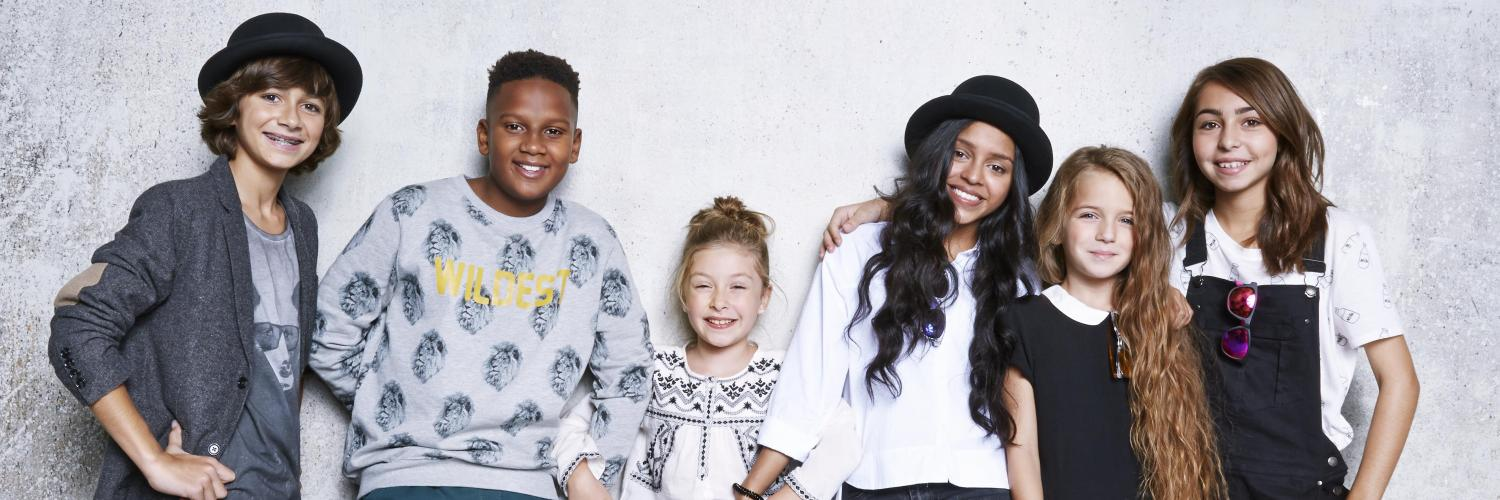
#> input picture image.jpg, 1500 x 500 px
$ python tp2match.py
#> lines starting #> are read from the running program, lines starting #| are printed output that depends on the picture
import cv2
import numpy as np

# 读取图像
people = cv2.imread('image.jpg')
#> people is the input picture: shape (500, 1500, 3); mean B, G, R 167.5, 162.8, 166.7
template = cv2.imread('template.png')
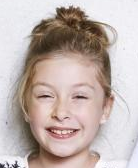
#> input picture template.png, 138 x 168 px
#> template is the input picture: shape (168, 138, 3); mean B, G, R 173.1, 177.5, 192

# 创建SURF检测器
# sift = cv2.xfeatures2d.SIFT_create()
sift = cv2.SIFT_create()

# points interet
keypoints = sift.detect(template,None)
#> keypoints = 147 keypoints; strongest (x, y, size): (50, 39, 28.3), (79, 97, 2.6), (75, 130, 2.6), (61, 11, 6)

# 绘制points interet
template_with_keypoints = cv2.drawKeypoints(template, keypoints, None, color=(0, 255, 0), flags=cv2.DRAW_MATCHES_FLAGS_DRAW_RICH_KEYPOINTS)
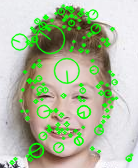
#> template_with_keypoints: shape (168, 138, 3); mean B, G, R 159.9, 187.6, 175.8

cv2.imshow('template_with_keypoints',template_with_keypoints)
cv2.waitKey(0)
cv2.destroyAllWindows()
